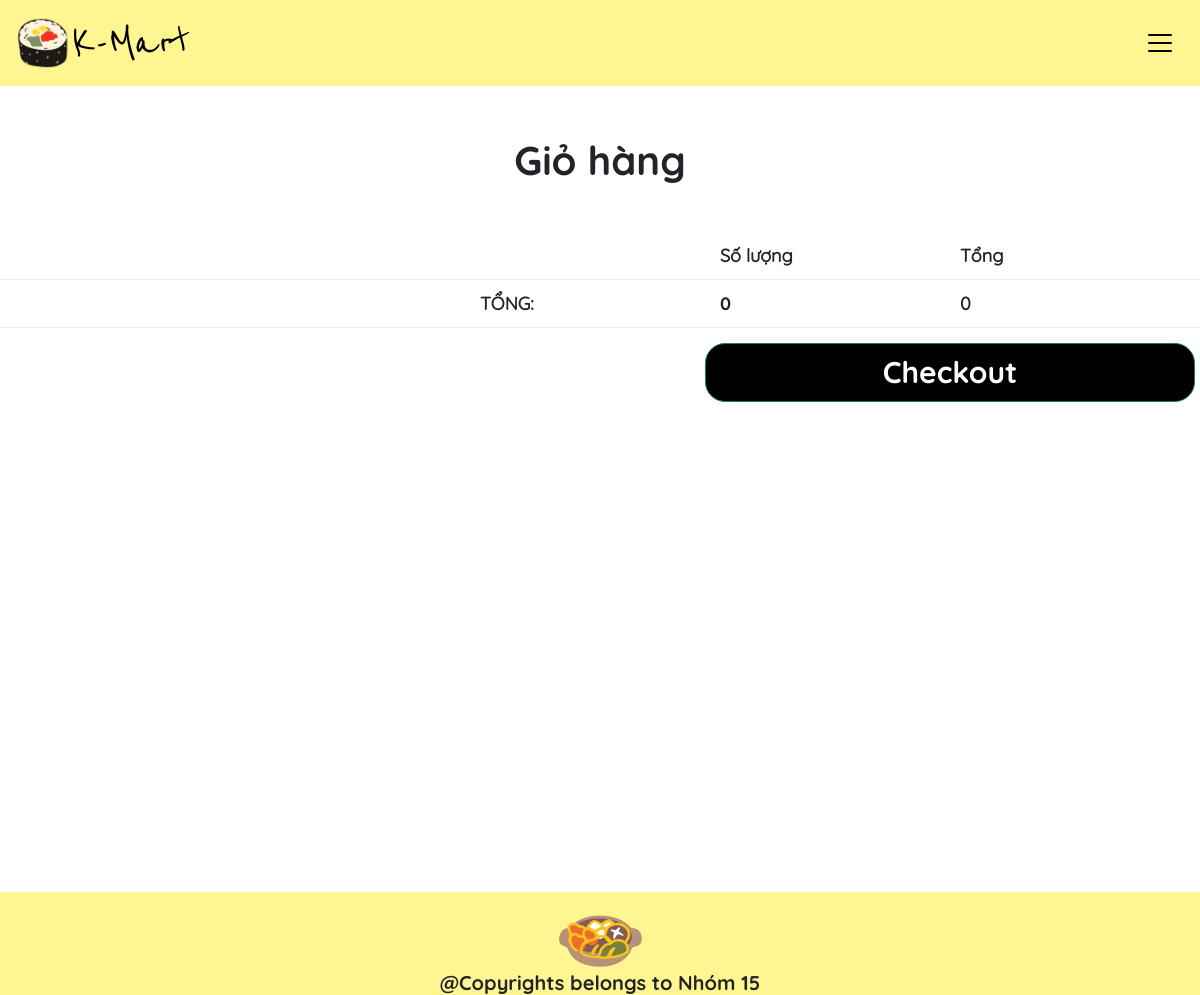
Page /giohang/ (signed in) on the earlier database version.
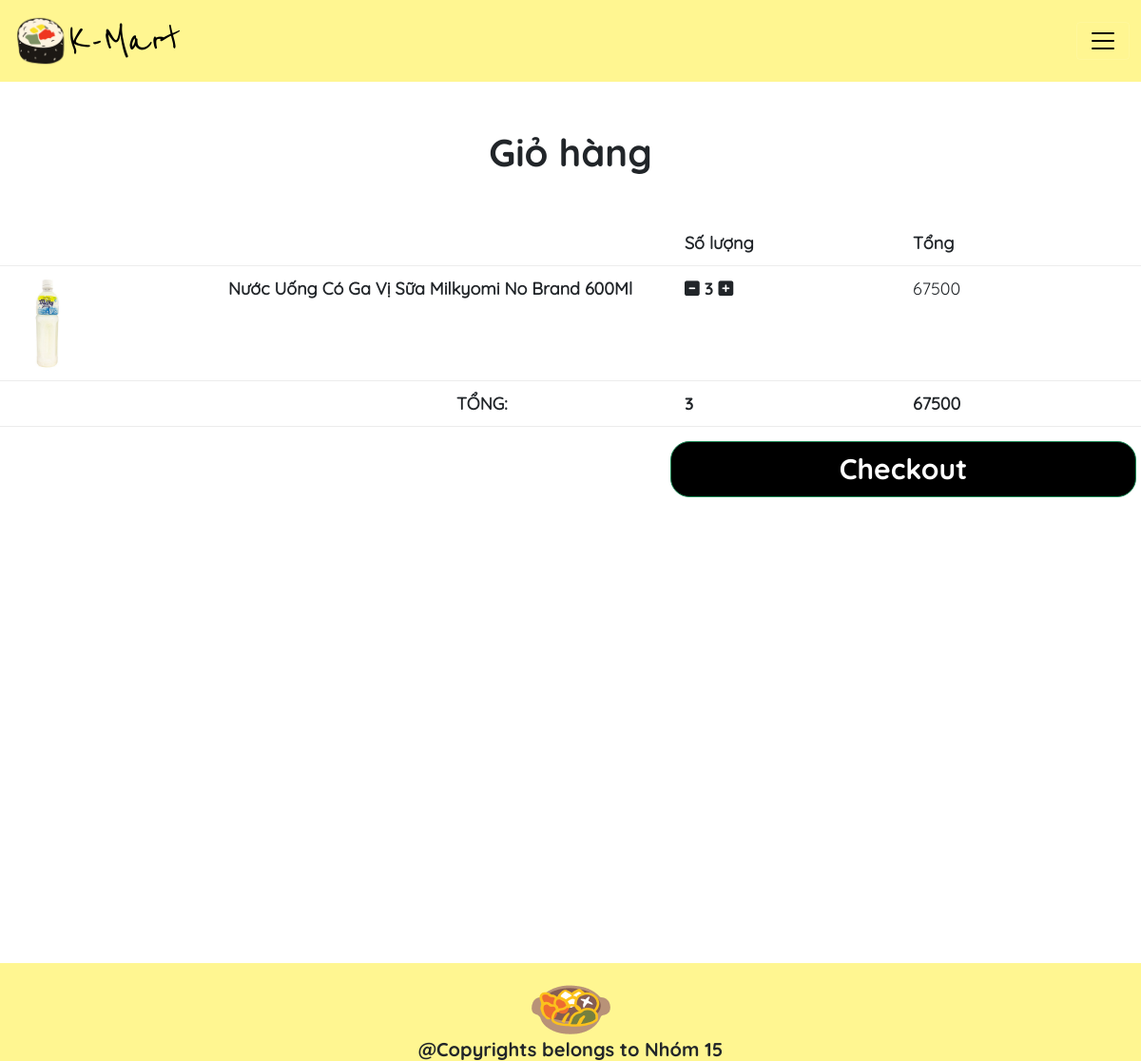
Same page on the later database version.
### main/models.py (models this page shows, shortened)
class Order(models.Model):
	customer = models.ForeignKey(
    Customer, on_delete=models.SET_NULL, null=True, blank=True)
	date_ordered = models.DateTimeField(auto_now_add=True)
	complete = models.BooleanField(default=False)
	transaction_id = models.CharField(max_length=100, null=True)
	@property
	def get_cart_total(self):
		orderitems = self.orderitem_set.all()
		total = sum([item.get_total for item in orderitems])
		return total
	@property
	def get_cart_items(self):
		orderitems = self.orderitem_set.all()
		total = sum([item.quantity for item in orderitems])
		return total

class OrderItem(models.Model):
    product = models.ForeignKey(Product, on_delete=models.SET_NULL, null=True)
    order = models.ForeignKey(Order, on_delete=models.SET_NULL, null=True)
    quantity = models.IntegerField(default=0, null=True, blank=True)
    date_added = models.DateTimeField(auto_now_add=True)
    @property
    def get_total(self):
        total = self.product.price * self.quantity
        return total

class Product(models.Model):
    product_name = models.CharField(max_length=100)
    image = models.ImageField(upload_to="product_imgs/")
    price = models.PositiveIntegerField()
    slug = models.SlugField(unique=True, blank=True)
    product_des = models.TextField()
    cat_name = models.ForeignKey(Categrory, on_delete=models.CASCADE)

### main/views.py (the view)
# urls.py: path("giohang/",views.giohang,name="giohang"),
def giohang(request):
    cartdata=cartData(request)
    cartItems = cartdata['cartItems']
    items = cartdata['items']
    order= cartdata['order']
    context = {'items': items, 'order': order, 'cartItems': cartItems}
    return render(request, 'main/giohang.html', context)

### main/utils.py (called while the page is built)
def cartData(request):
    if request.user.is_authenticated:
        customer = request.user.customer
        order, created = Order.objects.get_or_create(customer=customer, complete=False)
        items = order.orderitem_set.all()
        cartItems = order.get_cart_items
    else:
        cookieData = cookieCart(request)
        cartItems = cookieData['cartItems']
        items = cookieData['items']
        order = cookieData['order']
    return{'cartItems':cartItems,'order':order,'items':items}

### main/templates/main/giohang.html (shortened to what this page needs)
{% extends 'main/base.html' %}
{% load static %}
{% block linkcss %}
<link rel="stylesheet" type="text/css" href="{% static 'css/giohang.css' %}" />
{% endblock %}
{% block sanpham %}
<div class="giohang">
    <h1 class="text-center">
        Giỏ hàng
    </h1>
<div class="box-element">
  <div class="cart-row">
    <div style="flex:1"></div>
    <div style="flex:2"><strong></strong></div>
    <div style="flex:1"><strong>Số lượng</strong></div>
    <div style="flex:1"><strong>Tổng</strong></div>
  </div>
  {% for item in items %}
  <div class="cart-row">
    <div style="flex:1"><img class="row-image" src="/media/{{item.product.image}}"></div>
    <div style="flex:2"><strong>{{item.product.product_name}}</strong></div>
    <div style="flex:1">
      <div class="quantity">
        <i class="fa-solid fa-square-minus update-cart" data-product="{{item.product.id}}" data-action="remove"></i>
        <p class="quantity">{{item.quantity}}</p>
        <i class="fa-solid fa-square-plus update-cart" data-product="{{item.product.id}}" data-action="add"></i>
      </div>
    </div>
    <div style="flex:1"><p>{{item.get_total}}</p></div>
  </div>
  {% endfor %}
  <div class="cart-row">
    <div style="flex:1"></div>
    <div style="flex:1"></div>
    <div style="flex:1"><strong>TỔNG: </strong></div>
    <div style="flex:1" class="cart-items"><strong>{{order.get_cart_items}}</strong></div>
    <div style="flex:1"><strong>{{order.get_cart_total}}</strong></div>
  </div>
</div>
  <div class="d-grid gap-2 col-5 ms-auto">
        <a  style="float:right; margin:5px;" class="btn btn-success" href="/thongtinmuahang/">Checkout</a>
    </div>
</div>
{% endblock %}

Differences in the rows shown:
added OrderItem: product.image (picture), product.product_name "Nước Uống Có Ga Vị Sữa Milkyomi No Brand 600Ml", quantity "3", get_total "67500"
computed for Order: get_cart_items "0" → "3"; get_cart_total "0" → "67500"
